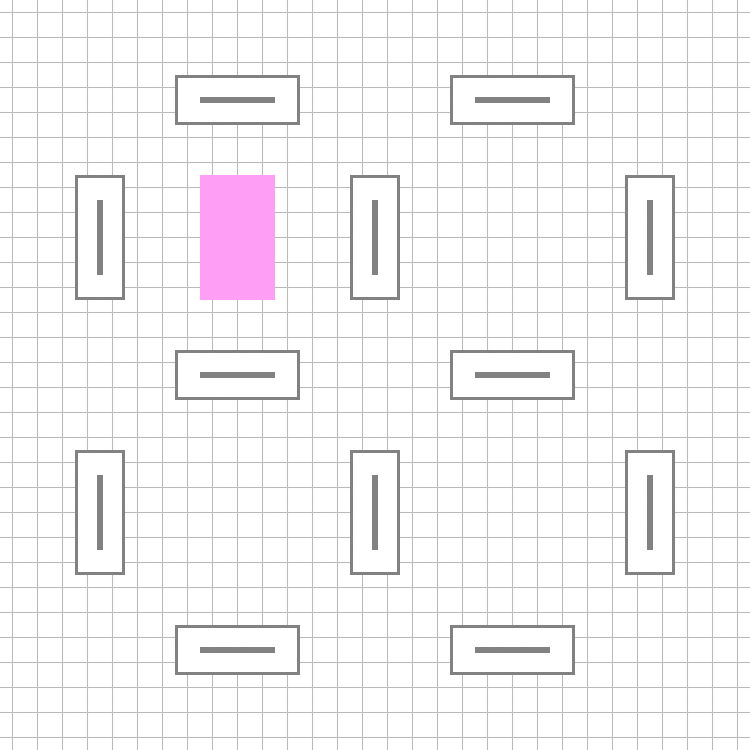

A level layout from a 2D game, rendered from its tile map. Below: a short description, then the map file with tile-grid data replaced by summaries:
An orthogonal 30x30 tile map with 25x25 px tiles, 2 tile layers (bg, walls) and 30 objects.

<map version="1.9" tiledversion="1.9.2" orientation="orthogonal" renderorder="right-down" width="30" height="30" tilewidth="25" tileheight="25" infinite="0" nextlayerid="4" nextobjectid="404">
 <tileset firstgid="1" name="tiles" tilewidth="25" tileheight="25" tilecount="48" columns="16">
  <image source="tiles.png" width="400" height="75" />
  <tile id="0">
   <properties>
    <property name="collides" type="bool" value="true" />
    <property name="isOpaque" value="true" />
   </properties>
  </tile>
  <tile id="1">
   <properties>
    <property name="collides" type="bool" value="true" />
    <property name="isOpaque" value="true" />
   </properties>
  </tile>
  <tile id="2">
   <properties>
    <property name="collides" type="bool" value="true" />
    <property name="isOpaque" value="true" />
   </properties>
  </tile>
  <tile id="3">
   <properties>
    <property name="collides" type="bool" value="true" />
    <property name="isOpaque" value="true" />
   </properties>
  </tile>
  <tile id="4">
   <properties>
    <property name="collides" type="bool" value="true" />
    <property name="isOpaque" value="true" />
   </properties>
  </tile>
  <tile id="5">
   <properties>
    <property name="collides" type="bool" value="true" />
    <property name="isOpaque" value="true" />
   </properties>
  </tile>
  <tile id="6">
   <properties>
    <property name="collides" type="bool" value="true" />
    <property name="isOpaque" value="true" />
   </properties>
  </tile>
  <tile id="7">
   <properties>
    <property name="collides" type="bool" value="true" />
    <property name="isOpaque" value="false" />
   </properties>
   <objectgroup draworder="index">
    <object id="1" x="8" y="8" width="10" height="10" />
   </objectgroup>
  </tile>
  <tile id="8">
   <properties>
    <property name="collides" type="bool" value="true" />
   </properties>
  </tile>
  <tile id="9">
   <properties>
    <property name="collides" type="bool" value="true" />
   </properties>
  </tile>
  <tile id="10">
   <properties>
    <property name="collides" type="bool" value="true" />
   </properties>
  </tile>
  <tile id="11">
   <properties>
    <property name="collides" type="bool" value="true" />
   </properties>
  </tile>
  <tile id="12">
   <properties>
    <property name="collides" type="bool" value="true" />
   </properties>
  </tile>
  <tile id="13">
   <properties>
    <property name="collides" type="bool" value="true" />
   </properties>
  </tile>
  <tile id="14">
   <properties>
    <property name="collides" type="bool" value="true" />
   </properties>
  </tile>
  <tile id="15">
   <properties>
    <property name="collides" type="bool" value="true" />
   </properties>
  </tile>
  <tile id="16">
   <properties>
    <property name="collides" type="bool" value="true" />
    <property name="isOpaque" value="false" />
   </properties>
  </tile>
  <tile id="17">
   <properties>
    <property name="collides" type="bool" value="true" />
   </properties>
  </tile>
  <tile id="18">
   <properties>
    <property name="collides" type="bool" value="true" />
    <property name="isOpaque" value="false" />
   </properties>
  </tile>
  <tile id="19">
   <properties>
    <property name="collides" type="bool" value="true" />
    <property name="isOpaque" value="false" />
   </properties>
  </tile>
  <tile id="20">
   <properties>
    <property name="collides" type="bool" value="true" />
    <property name="isOpaque" value="false" />
   </properties>
  </tile>
  <tile id="21">
   <properties>
    <property name="collides" type="bool" value="true" />
    <property name="isOpaque" value="false" />
   </properties>
  </tile>
  <tile id="22">
   <properties>
    <property name="collides" type="bool" value="true" />
    <property name="isOpaque" value="false" />
   </properties>
  </tile>
  <tile id="23">
   <properties>
    <property name="collides" type="bool" value="true" />
    <property name="isOpaque" value="false" />
   </properties>
  </tile>
  <tile id="24">
   <properties>
    <property name="collides" type="bool" value="false" />
   </properties>
  </tile>
  <tile id="25">
   <properties>
    <property name="collides" type="bool" value="true" />
   </properties>
  </tile>
  <tile id="26">
   <properties>
    <property name="collides" type="bool" value="false" />
   </properties>
  </tile>
  <tile id="27">
   <properties>
    <property name="collides" type="bool" value="false" />
   </properties>
  </tile>
  <tile id="28">
   <properties>
    <property name="collides" type="bool" value="false" />
   </properties>
  </tile>
  <tile id="29">
   <properties>
    <property name="collides" type="bool" value="false" />
   </properties>
  </tile>
  <tile id="30">
   <properties>
    <property name="collides" type="bool" value="false" />
   </properties>
  </tile>
  <tile id="31">
   <properties>
    <property name="collides" type="bool" value="false" />
   </properties>
  </tile>
  <tile id="32">
   <properties>
    <property name="collides" type="bool" value="true" />
    <property name="isOpaque" value="false" />
   </properties>
  </tile>
  <tile id="33">
   <properties>
    <property name="collides" type="bool" value="true" />
    <property name="isOpaque" value="false" />
   </properties>
  </tile>
  <tile id="34">
   <properties>
    <property name="collides" type="bool" value="true" />
    <property name="isOpaque" value="false" />
   </properties>
  </tile>
  <tile id="35">
   <properties>
    <property name="collides" type="bool" value="true" />
    <property name="isOpaque" value="false" />
   </properties>
  </tile>
  <tile id="36">
   <properties>
    <property name="collides" type="bool" value="true" />
    <property name="isOpaque" value="false" />
   </properties>
  </tile>
  <tile id="37">
   <properties>
    <property name="collides" type="bool" value="true" />
    <property name="isOpaque" value="false" />
   </properties>
  </tile>
  <tile id="38">
   <properties>
    <property name="collides" type="bool" value="true" />
    <property name="isOpaque" value="false" />
   </properties>
  </tile>
  <tile id="39">
   <properties>
    <property name="collides" type="bool" value="true" />
   </properties>
  </tile>
  <tile id="40">
   <properties>
    <property name="collides" type="bool" value="true" />
   </properties>
  </tile>
  <tile id="41">
   <properties>
    <property name="collides" type="bool" value="true" />
   </properties>
  </tile>
  <tile id="42">
   <properties>
    <property name="collides" type="bool" value="true" />
   </properties>
  </tile>
  <tile id="43">
   <properties>
    <property name="collides" type="bool" value="true" />
   </properties>
  </tile>
  <tile id="44">
   <properties>
    <property name="collides" type="bool" value="true" />
   </properties>
  </tile>
  <tile id="45">
   <properties>
    <property name="collides" type="bool" value="true" />
   </properties>
  </tile>
  <tile id="46">
   <properties>
    <property name="collides" type="bool" value="true" />
   </properties>
  </tile>
  <tile id="47">
   <properties>
    <property name="collides" type="bool" value="true" />
   </properties>
  </tile>
 </tileset>
 <layer id="1" name="bg" width="30" height="30">
  <data>[900 cells, 900 non-empty, 1 distinct tile ids]</data>
 </layer>
 <layer id="2" name="walls" width="30" height="30">
  <data>[900 cells, 135 non-empty, 7 distinct tile ids]</data>
 </layer>
 <objectgroup id="3" name="navmesh">
  <object id="367" x="0" y="0" width="162.5" height="162.5" />
  <object id="368" x="312.5" y="0" width="125" height="162.5" />
  <object id="369" x="587.5" y="0" width="162.5" height="162.5" />
  <object id="370" x="162.5" y="0" width="150" height="62.5" />
  <object id="371" x="437.5" y="0" width="150" height="62.5" />
  </objectgroup>
</map>
<!-- 24 of 30 objects omitted -->
